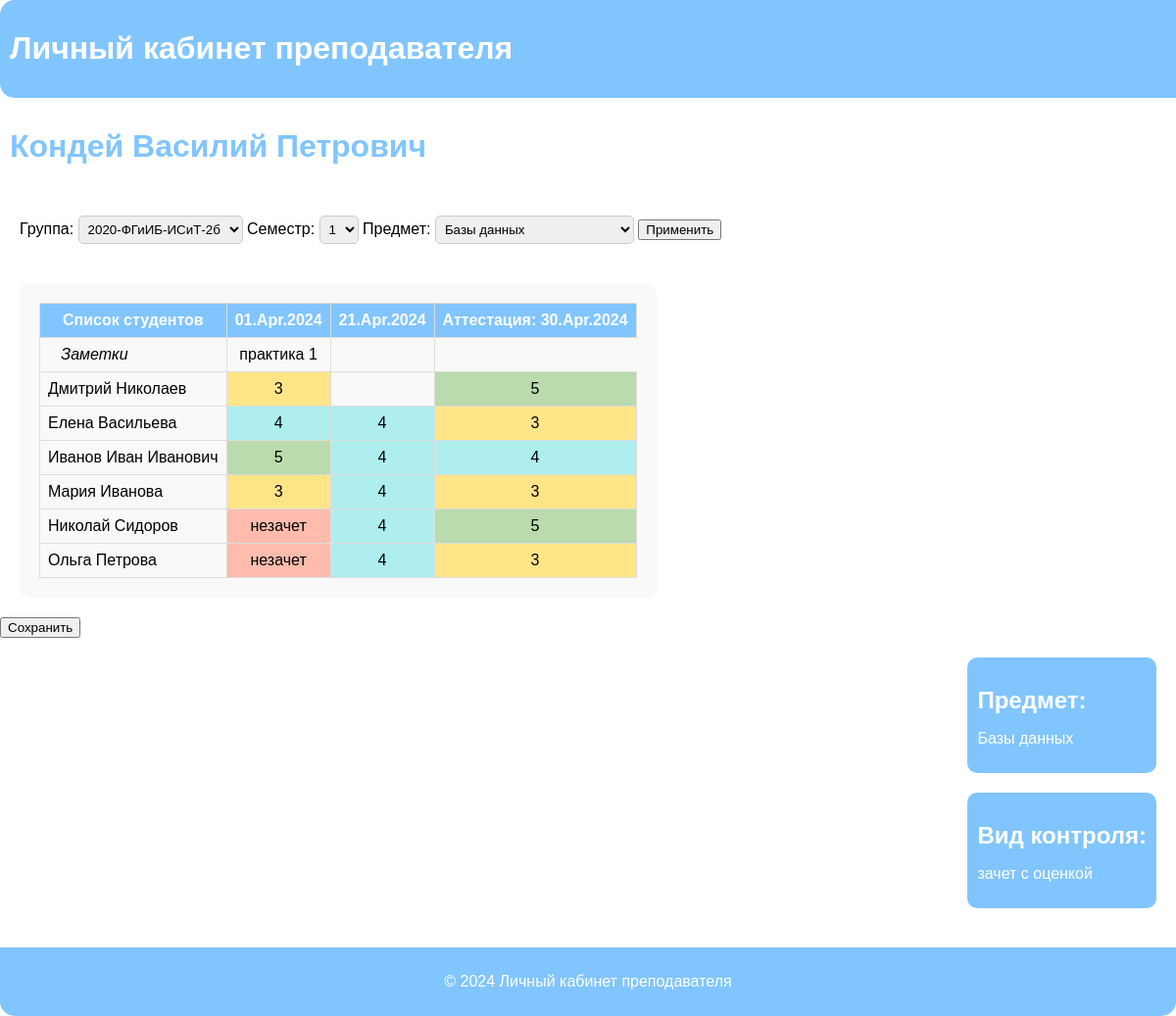
Page / (signed in) on the committed database.
### tables this page shows
CREATE TABLE `students` (
  `student_id` int NOT NULL,
  `full_name` varchar(255) NOT NULL,
  `group_id` int DEFAULT NULL,
  `pass` varchar(255) NOT NULL,
  `loginS` int NOT NULL
);

CREATE TABLE `subjects` (
  `subject_id` int NOT NULL,
  `name` varchar(255) NOT NULL,
  `control_type` enum('экзамен','зачет с оценкой','зачет') NOT NULL
);

### include/general.php (called while the page is built, shortened)
<?php
function getListbyQuery($conn, $sql) {
    $results = $conn->query($sql);
    $list = [];
    if ($results->num_rows > 0) {
        while ($row = $results->fetch_assoc()) {
            $list[] = $row;
        }
    }
    return $list;
}

### include/teacher.php (the view, shortened to what this page needs)
<?php
$teacher_id = $user['teacher_id'];
$sql_subjects = "SELECT DISTINCT subjects.subject_id, subjects.name AS subject_name, subjects.control_type AS control_type
        FROM schedules
        INNER JOIN subjects ON schedules.subject_id = subjects.subject_id
        WHERE schedules.teacher_id = $teacher_id order by subject_name ASC";
$subjects = getListbyQuery($conn, $sql_subjects);
$sql_groups = "SELECT DISTINCT student_groups.group_id, student_groups.number AS number
        FROM schedules
        INNER JOIN student_groups ON schedules.group_id = student_groups.group_id
        WHERE schedules.teacher_id = $teacher_id order by number ASC";
$groups = getListbyQuery($conn, $sql_groups);
$sql_semesters = "SELECT DISTINCT semesters.semester_id, semesters.number AS number
        FROM schedules
        INNER JOIN semesters ON schedules.semester_id = semesters.semester_id
        WHERE schedules.teacher_id = $teacher_id order by number ASC";
$semesters = getListbyQuery($conn, $sql_semesters);
if (isset($_SESSION['selected_subject'])) {
    $selected_subject_id = $_SESSION['selected_subject'];
} else {
    $selected_subject_id = $subjects[0]['subject_id'];
}
$selected_subjects_info = [];
foreach ($subjects as $item) {
    if ($item['subject_id'] == $selected_subject_id) {
        $selected_subjects_info = [$item];
    }
}
if (isset($_SESSION['selected_group'])) {
    $selected_group_id = $_SESSION['selected_group'];
} else {
    $selected_group_id = $groups[0]['group_id'];
}
if (isset($_SESSION['selected_semester'])) {
    $selected_semester_id = $_SESSION['selected_semester'];
} else {
    $selected_semester_id = $semesters[0]['semester_id'];
}
$sql_dates = "SELECT schedule_dates.schedule_date_id, schedule_dates.date, schedule_dates.schedule_id, schedule_dates.type
                      FROM schedule_dates
                      JOIN schedules ON schedule_dates.schedule_id = schedules.schedule_id
                      JOIN student_groups ON schedules.group_id = student_groups.group_id
                      JOIN semesters ON schedules.semester_id = semesters.semester_id
                      WHERE schedules.teacher_id = ? AND student_groups.group_id = ? AND semesters.semester_id = ? AND subject_id = ?
                      ORDER BY date ASC";
$stmt = $conn->prepare($sql_dates);
$stmt->bind_param("iiii", $teacher_id, $selected_group_id, $selected_semester_id, $selected_subject_id);
$stmt->execute();
$result_lessons_dates = $stmt->get_result();
$dates = [];
$dateTotal = [];
while ($row = $result_lessons_dates->fetch_assoc()) {
    if ($row['type'] == 'lesson') {
        $dates[$row['schedule_date_id']] = date("d.M.Y", strtotime($row['date']));
    } else {
        $dateTotal[$row['schedule_date_id']] = date("d.M.Y", strtotime($row['date']));
    }
}
$grades = [];
$sql = "SELECT grades.grade, grades.schedule_date_id, grades.student_id
            FROM grades";
$stmt = $conn->prepare($sql);
$stmt->execute();
$result = $stmt->get_result();
while ($row = $result->fetch_assoc()) {
    $grades[$row['student_id']][$row['schedule_date_id']] = $row['grade'];
}
$notes = [];
$sql = "SELECT notes.text, notes.schedule_date_id
            FROM notes";
$stmt = $conn->prepare($sql);
$stmt->execute();
$result = $stmt->get_result();
while ($row = $result->fetch_assoc()) {
    $notes[$row['schedule_date_id']] = $row['text'];
}
?>
<!DOCTYPE html>
<html lang="en">
<head>
    <link rel="stylesheet" href="css/prepodavatel.css">
</head>
<body>
    <div class="header">
        <h1>Личный кабинет преподавателя</h1>
    </div>
    <div class="nameteacher">
        <h1><?php echo isset($user['teacher_name']) ? $user['teacher_name'] : ''; ?></h1>
    </div>
    <div class="filters">
    <form action="" method="post">
        <label for="group">Группа:</label>
        <select id="group" name="group">
            <?php foreach ($groups as $item): ?>
                <option value="<?php echo $item['group_id']; ?>" <?php if ($item['group_id'] == $selected_group_id) echo 'selected'; ?> ><?php echo $item['number']; ?></option>
            <?php endforeach; ?>
        </select>
        <label for="semester">Семестр:</label>
        <select id="semester" name="semester">
            <?php foreach ($semesters as $item): ?>
                <option value="<?php echo $item['semester_id']; ?>" <?php if ($item['semester_id'] == $selected_semester_id) echo 'selected'; ?> ><?php echo $item['number']; ?></option>
            <?php endforeach; ?>
        </select>
        <label for="subject">Предмет:</label>
        <select id="subject" name="subject">
            <?php foreach ($subjects as $item): ?>
                <option value="<?php echo $item['subject_id']; ?>" <?php if ($item['subject_id'] == $selected_subject_id) echo 'selected'; ?> ><?php echo $item['subject_name']; ?></option>
            <?php endforeach; ?>
        </select>
        <button type="submit">Применить</button>
    </form>
</div>
<form action="" method="post" id="grades-form">
<div class="content">
    <div class="data-table">
        <table id="students-table">
            <thead>
                <tr>
                    <th>Список студентов</th>
                    <?php foreach ($dates as $lesson_date): ?>
                        <th><?php echo $lesson_date; ?></th>
                    <?php endforeach; ?>
                    <th>Аттестация: <?php echo current($dateTotal); ?></th>
                </tr>
            </thead>
            <tbody>
                <?php
                echo '<tr>';
                echo '<td>&nbsp;&nbsp;&nbsp;<i>Заметки</i></td>';
                foreach ($dates as $id => $lesson_date) {
                    echo '<td class="note" contenteditable="true" data-identifier="'.$id.'">';
                    if (!empty($notes[$id])) echo $notes[$id];
                    echo '</td>';
                }
                echo '</tr>';
                if ($selected_group_id) {
                    $sql = "SELECT students.student_id, students.full_name FROM students
                            INNER JOIN student_groups ON students.group_id = student_groups.group_id
                            WHERE student_groups.group_id = '$selected_group_id'
                            ORDER BY students.full_name ASC";
                    $result = $conn->query($sql);
                    if ($result->num_rows > 0) {
                        while ($row = $result->fetch_assoc()) {
                            echo '<tr><td>'.$row['full_name'].'</td>';
                            foreach ($dates as $id => $lesson_date) {
                                echo '<td class="grade" contenteditable="true" data-identifier="'.$row['student_id'].'-'.$id.'">';
                                if (!empty($grades[$row['student_id']][$id])) {
                                    echo $grades[$row['student_id']][$id];
                                }
                                echo '</td>';
                            }
                            echo '<td class="grade" contenteditable="true" data-identifier="'.$row['student_id'].'-'.key($dateTotal).'">';
                            if (!empty($grades[$row['student_id']][key($dateTotal)])) {
                                echo $grades[$row['student_id']][key($dateTotal)];
                            }
                            echo '</td>';
                            echo '</tr>';
                        }
                    } else {
                        echo "<tr><td colspan='".(count($dates) + 2)."'>Нет результатов</td></tr>";
                    }
                } else {
                    echo "<tr><td colspan='".(count($dates) + 2)."'>Выберите группу</td></tr>";
                }
                ?>
            </tbody>
        </table>
    </div>
</div>
<button type="submit" onclick="return sendGradesForm();">Сохранить</button>
</form>
<div class="subject-info">
    <?php if (!empty($selected_subjects_info)): ?>
        <div class="subject-pair">
            <?php foreach ($selected_subjects_info as $subject): ?>
            <div class="subject-window">
                <h2>Предмет:</h2>
                <p id="subject-name"><?php echo htmlspecialchars($subject['subject_name']); ?></p>
            </div>
            <div class="control-type-window">
                <h2>Вид контроля:</h2>
                <p id="control-type"><?php echo htmlspecialchars($subject['control_type']); ?></p>
            </div>
            <?php endforeach; ?>
        </div>
    <?php endif; ?>
</div>
    <div class="footer">
        <p>&copy; 2024 Личный кабинет преподавателя</p>
    </div>
</body>
</html>

### index.php (shortened to what this page needs)
<?php
if (!empty($_SESSION['user'])) {
    $user = $_SESSION['user'];
} else {
    $user = null;
}
include 'include/database.php';
include 'include/general.php';
if ($user) {
    if ($user['type'] == 'student') {
        include 'include/student.php';
    } else {
        include 'include/teacher.php';
    }
} else {
    include 'include/login.php';
}

### css/prepodavatel.css (style rules this page uses)
body { font-family: Arial, sans-serif; margin: 0; padding: 0; }
.header { background-color: #81C5FF; color: white; text-align: left; padding: 10px; border-radius: 15px 0 0 15px; }
.filters { display: flex; justify-content: space-between; margin: 20px; }
.filters select { padding: 5px; border-radius: 5px; border: 1px solid #ccc; }
.content { display: flex; justify-content: space-between; align-items: flex-start; }
.subject-info { display: flex; flex-direction: column; align-items: flex-end; margin: 20px; }
.subject-window, .control-type-window { background-color: #81C5FF; border-radius: 10px; padding: 10px; margin-bottom: 20px; color: white; }
.subject-window h2, .control-type-window h2 { text-align: left; margin-bottom: 10px; }
.data-table { background-color: #F9F9F9; border-radius: 10px; padding: 20px; margin: 20px; display: flex; flex-direction: column; justify-content: flex-start; align-items: flex-start; }
.data-table table { width: auto; border-collapse: collapse; }
.data-table th, .data-table td { border: 1px solid #ddd; padding: 8px; text-align: left; }
.data-table th { background-color: #81C5FF; color: white; }
.footer { background-color: #81C5FF; color: white; text-align: center; padding: 10px; border-radius: 0 0 15px 15px; }
.data-table th, .data-table td { border: 1px solid #ddd; padding: 8px; text-align: center; }
.data-table td:first-child { text-align: left; white-space: nowrap; }
.data-table table { border-collapse: collapse; width: 100%; }
.bg-FFE588 { background-color: #FFE588; }
.bg-AFEEEE { background-color: #AFEEEE; }
.bg-BADBAD { background-color: #BADBAD; }
.bg-FFBCAD { background-color: #FFBCAD; }

### include/teacher.php (style rules this page uses)
.bg-FFE588 { background-color: #FFE588; }
.bg-AFEEEE { background-color: #AFEEEE; }
.bg-BADBAD { background-color: #BADBAD; }
.bg-FFBCAD { background-color: #FFBCAD; }
.nameteacher { color: #81C5FF; text-align: left; padding: 10px; border-radius: 15px 0 0 15px; top: 0%; }

### rows in the picture
students: full_name "Дмитрий Николаев", student_id "3", student_id "5"
students: full_name "Елена Васильева", student_id "4", student_id "3"
students: full_name "Иванов Иван Иванович", student_id "5", student_id "4"
students: full_name "Мария Иванова", student_id "3", student_id "4"
students: full_name "Николай Сидоров", student_id "незачет", student_id "4", student_id "5"
students: full_name "Ольга Петрова", student_id "незачет", student_id "4", student_id "3"
subjects: name "Базы данных", control_type "зачет с оценкой"

### other values in the picture
$user['teacher_name'] "Кондей Василий Петрович"
$lesson_date "01.Apr.2024"
$lesson_date "21.Apr.2024"
current($dateTotal) "30.Apr.2024"
$notes[$id] "практика 1"
form field group "2020-ФГиИБ-ИСиТ-2б"
form field semester "1"
form field subject "Базы данных"
